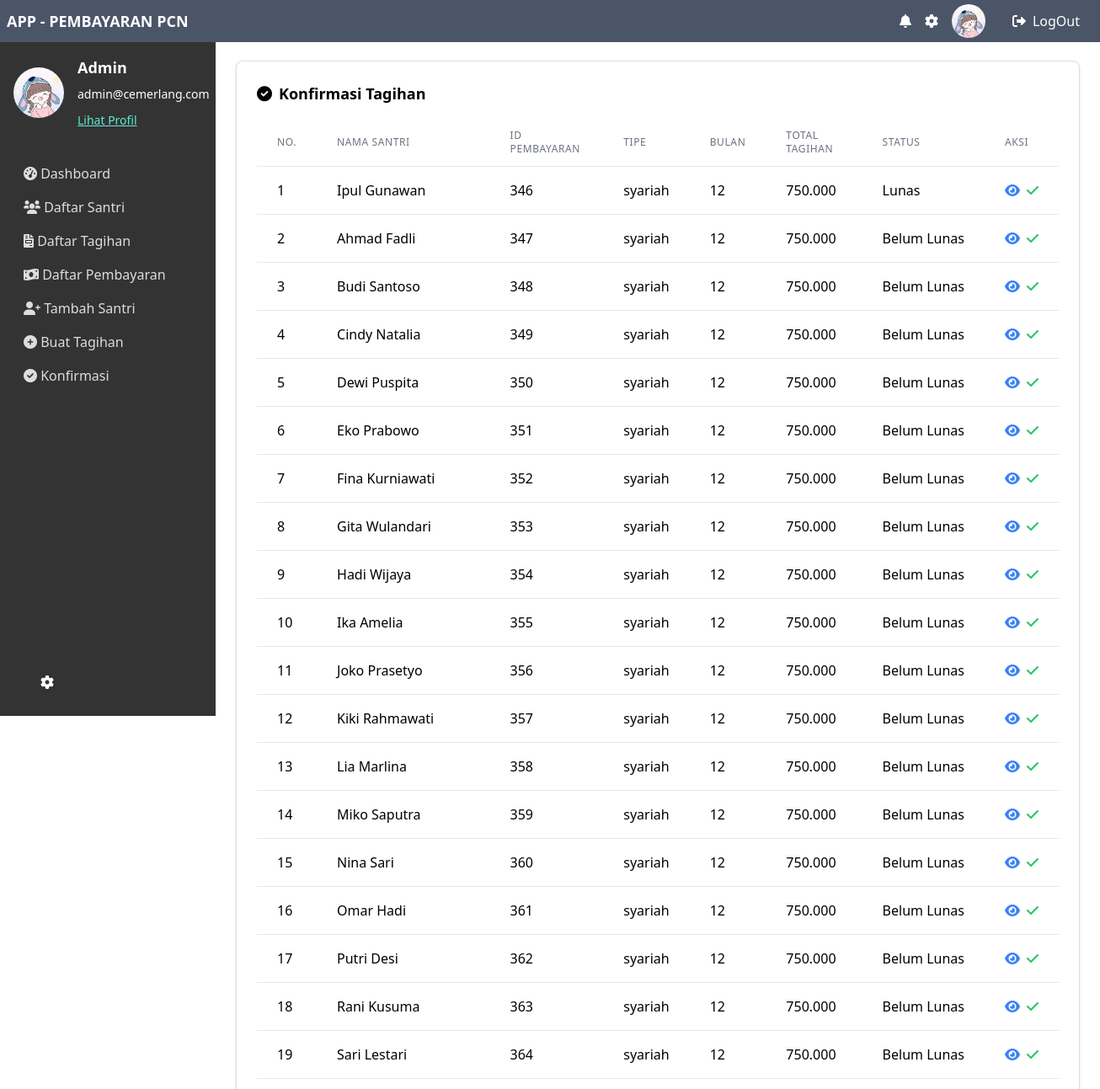
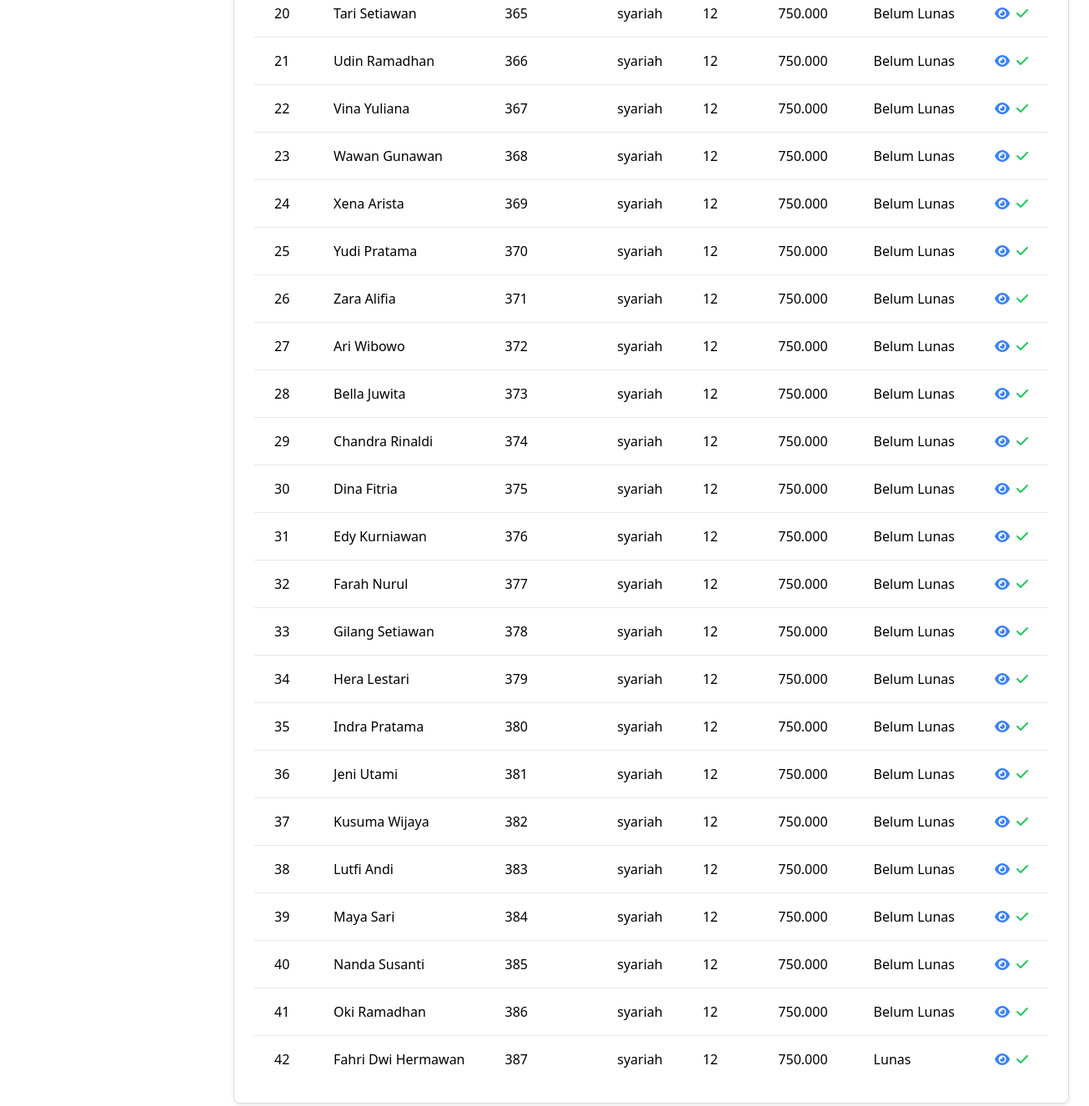
Screenshot of /konfirmasi_tagihan.php (signed in) with the database file from the repository (2 pictures, top to bottom).
### tables this page shows
CREATE TABLE `tagihan` (
  `id` int NOT NULL,
  `santri_id` int NOT NULL,
  `total_tagihan` text NOT NULL,
  `tanggal_jatuh_tempo` date NOT NULL,
  `tipe` enum('syariah','daftar ulang') NOT NULL,
  `keterangan` text,
  `created_at` timestamp NULL DEFAULT CURRENT_TIMESTAMP,
  `updated_at` timestamp NULL DEFAULT CURRENT_TIMESTAMP ON UPDATE CURRENT_TIMESTAMP,
  `status` enum('Belum Lunas','Lunas') DEFAULT 'Belum Lunas',
  `is_confirmed` tinyint(1) DEFAULT '0',
  `bulan` char(2) NOT NULL
);

CREATE TABLE `santri` (
  `id` int NOT NULL,
  `nama_santri` varchar(100) NOT NULL,
  `alamat` text,
  `telepon` varchar(15) DEFAULT NULL,
  `email` varchar(100) DEFAULT NULL,
  `tanggal_lahir` date DEFAULT NULL
);

### konfirmasi_tagihan.php (the view, shortened to what this page needs)
<?php
require 'includes/db.php';
$query = $pdo->query("
    SELECT
        t.id AS id_pembayaran,
        s.nama_santri,
        t.tipe,
        t.bulan,
        t.total_tagihan,
        t.status
    FROM tagihan t
    JOIN santri s ON t.santri_id = s.id
");
$tagihanData = $query->fetchAll(PDO::FETCH_ASSOC);
?>
<!DOCTYPE html>
<html lang="id">
<head>
    <script src="https://cdn.tailwindcss.com"></script>
    <link rel="stylesheet" href="https://cdnjs.cloudflare.com/ajax/libs/font-awesome/6.0.0-beta3/css/all.min.css">
</head>
<body class="flex flex-col h-screen">
    <div class="navbar w-full p-2 fixed top-0 left-0 flex items-center justify-between z-10">
        <div class="text-lg font-semibold">APP - PEMBAYARAN PCN</div>
        <div class="flex items-center">
            <i class="fas fa-bell navbar-icon"></i>
            <i class="fas fa-cog navbar-icon"></i>
            <img src="img/image.png" alt="Profile Image" class="profile-img ml-4">
            <a href="logout.php" class="logout-button px-4 py-2 rounded items-center ml-4 hidden md:flex"><i class="fas fa-sign-out-alt mr-2"></i> LogOut</a>
        </div>
    </div>
    <div class="flex flex-1 mt-12">
        <div class="sidebar p-4">
            <div class="flex items-center text-white mb-8">
                <img src="img/image.png" alt="Profile Image" class="sidebar-profile-img mr-4">
                <div>
                    <div class="text-lg font-semibold mb-2">Admin</div>
                    <p class="text-sm mb-2">admin@cemerlang.com</p>
                    <a href="profile.php" class="text-teal-300 underline text-sm">Lihat Profil</a>
                </div>
            </div>
            <nav>
                <ul>
                    <li><a href="index.php" class="sidebar-link block py-2 px-3 rounded hover:bg-gray-700"><i class="fas fa-tachometer-alt"></i> Dashboard</a></li>
                    <li><a href="list_santri.php" class="sidebar-link block py-2 px-3 rounded hover:bg-gray-700"><i class="fas fa-users"></i> Daftar Santri</a></li>
                    <li><a href="list_tagihan.php" class="sidebar-link block py-2 px-3 rounded hover:bg-gray-700"><i class="fas fa-file-invoice"></i> Daftar Tagihan</a></li>
                    <li><a href="eror-404.html" class="sidebar-link block py-2 px-3 rounded hover:bg-gray-700"><i class="fas fa-money-bill-wave"></i> Daftar Pembayaran</a></li>
                    <li><a href="add_santri.php" class="sidebar-link block py-2 px-3 rounded hover:bg-gray-700"><i class="fas fa-user-plus"></i> Tambah Santri</a></li>
                    <li><a href="add_tagihan.php" class="sidebar-link block py-2 px-3 rounded hover:bg-gray-700"><i class="fas fa-plus-circle"></i> Buat Tagihan</a></li>
                    <li><a href="konfirmasi_tagihan.php" class="sidebar-link block py-2 px-3 rounded hover:bg-gray-700"><i class="fas fa-check-circle"></i> Konfirmasi</a></li>
                </ul>
            </nav>
            <div class="footer-sidebar flex items-center justify-between text-white">
                <i class="fas fa-cog navbar-icon"></i>
            </div>
        </div>
        <div class="ml-64 flex-1 p-6">
            <div class="content-box p-6 rounded-lg">
                <h2 class="text-lg font-semibold mb-4 flex items-center"><i class="fas fa-check-circle mr-2"></i> Konfirmasi Tagihan</h2>
                <table class="min-w-full divide-y divide-gray-200">
                    <thead>
                        <tr>
                            <th class="px-6 py-3 text-left text-xs font-medium text-gray-500 uppercase tracking-wider">No.</th>
                            <th class="px-6 py-3 text-left text-xs font-medium text-gray-500 uppercase tracking-wider">Nama Santri</th>
                            <th class="px-6 py-3 text-left text-xs font-medium text-gray-500 uppercase tracking-wider">ID Pembayaran</th>
                            <th class="px-6 py-3 text-left text-xs font-medium text-gray-500 uppercase tracking-wider">Tipe</th>
                            <th class="px-6 py-3 text-left text-xs font-medium text-gray-500 uppercase tracking-wider">Bulan</th>
                            <th class="px-6 py-3 text-left text-xs font-medium text-gray-500 uppercase tracking-wider">Total Tagihan</th>
                            <th class="px-6 py-3 text-left text-xs font-medium text-gray-500 uppercase tracking-wider">Status</th>
                            <th class="px-6 py-3 text-left text-xs font-medium text-gray-500 uppercase tracking-wider">Aksi</th>
                        </tr>
                    </thead>
                    <tbody class="bg-white divide-y divide-gray-200">
                        <?php foreach ($tagihanData as $index => $tagihan): ?>
                            <tr>
                                <td class="px-6 py-4 whitespace-nowrap"><?= $index + 1 ?></td>
                                <td class="px-6 py-4 whitespace-nowrap"><?= htmlspecialchars($tagihan['nama_santri']) ?></td>
                                <td class="px-6 py-4 whitespace-nowrap"><?= htmlspecialchars($tagihan['id_pembayaran']) ?></td>
                                <td class="px-6 py-4 whitespace-nowrap"><?= htmlspecialchars($tagihan['tipe']) ?></td>
                                <td class="px-6 py-4 whitespace-nowrap"><?= htmlspecialchars($tagihan['bulan']) ?></td>
                                <td class="px-6 py-4 whitespace-nowrap"><?= htmlspecialchars($tagihan['total_tagihan']) ?></td>
                                <td class="px-6 py-4 whitespace-nowrap"><?= htmlspecialchars($tagihan['status']) ?></td>
                                <td class="px-6 py-4 whitespace-nowrap flex space-x-2">
                                    <a href="lihat_bukti_tf.php?id=<?= htmlspecialchars($tagihan['id_pembayaran']) ?>" class="text-blue-500 hover:text-blue-700"><i class="fas fa-eye"></i></a>
                                    <a href="confirm_tagihan.php?id=<?= htmlspecialchars($tagihan['id_pembayaran']) ?>" class="text-green-500 hover:text-green-700"><i class="fas fa-check"></i></a>
                                    </td>
                            </tr>
                        <?php endforeach; ?>
                    </tbody>
                </table>
            </div>
        </div>
    </div>
</body>
</html>

### konfirmasi_tagihan.php (style rules this page uses)
.sidebar { background-color: #333; display: flex; flex-direction: column; height: 100vh; position: fixed; top: 50px; left: 0; width: 16rem; }
.sidebar-link { color: #ddd; }
.content-box { background-color: #fff; border: 1px solid #ddd; box-shadow: 0 2px 4px rgba(0, 0, 0, 0.1); }
.navbar { background-color: #4a5568; color: #fff; height: 50px; }
.profile-img { width: 40px; height: 40px; border-radius: 50%; }
.logout-button { border: none; color: #fff; }
.navbar-icon { color: #fff; margin-left: 1rem; cursor: pointer; }
.sidebar-profile-img { width: 60px; height: 60px; border-radius: 50%; }
.footer-sidebar { margin-top: auto; padding: 1rem; }

### rows the page displays
tagihan: santri.nama_santri "Ipul Gunawan", id "346", tipe "syariah", bulan "12", total_tagihan "750.000", status "Lunas"
tagihan: santri.nama_santri "Ahmad Fadli", id "347", tipe "syariah", bulan "12", total_tagihan "750.000", status "Belum Lunas"
tagihan: santri.nama_santri "Budi Santoso", id "348", tipe "syariah", bulan "12", total_tagihan "750.000", status "Belum Lunas"
tagihan: santri.nama_santri "Cindy Natalia", id "349", tipe "syariah", bulan "12", total_tagihan "750.000", status "Belum Lunas"
tagihan: santri.nama_santri "Dewi Puspita", id "350", tipe "syariah", bulan "12", total_tagihan "750.000", status "Belum Lunas"
tagihan: santri.nama_santri "Eko Prabowo", id "351", tipe "syariah", bulan "12", total_tagihan "750.000", status "Belum Lunas"
tagihan: santri.nama_santri "Fina Kurniawati", id "352", tipe "syariah", bulan "12", total_tagihan "750.000", status "Belum Lunas"
tagihan: santri.nama_santri "Gita Wulandari", id "353", tipe "syariah", bulan "12", total_tagihan "750.000", status "Belum Lunas"
tagihan: santri.nama_santri "Hadi Wijaya", id "354", tipe "syariah", bulan "12", total_tagihan "750.000", status "Belum Lunas"
tagihan: santri.nama_santri "Ika Amelia", id "355", tipe "syariah", bulan "12", total_tagihan "750.000", status "Belum Lunas"
tagihan: santri.nama_santri "Joko Prasetyo", id "356", tipe "syariah", bulan "12", total_tagihan "750.000", status "Belum Lunas"
tagihan: santri.nama_santri "Kiki Rahmawati", id "357", tipe "syariah", bulan "12", total_tagihan "750.000", status "Belum Lunas"
tagihan: santri.nama_santri "Lia Marlina", id "358", tipe "syariah", bulan "12", total_tagihan "750.000", status "Belum Lunas"
tagihan: santri.nama_santri "Miko Saputra", id "359", tipe "syariah", bulan "12", total_tagihan "750.000", status "Belum Lunas"
tagihan: santri.nama_santri "Nina Sari", id "360", tipe "syariah", bulan "12", total_tagihan "750.000", status "Belum Lunas"
tagihan: santri.nama_santri "Omar Hadi", id "361", tipe "syariah", bulan "12", total_tagihan "750.000", status "Belum Lunas"
tagihan: santri.nama_santri "Putri Desi", id "362", tipe "syariah", bulan "12", total_tagihan "750.000", status "Belum Lunas"
tagihan: santri.nama_santri "Rani Kusuma", id "363", tipe "syariah", bulan "12", total_tagihan "750.000", status "Belum Lunas"
tagihan: santri.nama_santri "Sari Lestari", id "364", tipe "syariah", bulan "12", total_tagihan "750.000", status "Belum Lunas"
tagihan: santri.nama_santri "Tari Setiawan", id "365", tipe "syariah", bulan "12", total_tagihan "750.000", status "Belum Lunas"
tagihan: santri.nama_santri "Udin Ramadhan", id "366", tipe "syariah", bulan "12", total_tagihan "750.000", status "Belum Lunas"
tagihan: santri.nama_santri "Vina Yuliana", id "367", tipe "syariah", bulan "12", total_tagihan "750.000", status "Belum Lunas"
tagihan: santri.nama_santri "Wawan Gunawan", id "368", tipe "syariah", bulan "12", total_tagihan "750.000", status "Belum Lunas"
tagihan: santri.nama_santri "Xena Arista", id "369", tipe "syariah", bulan "12", total_tagihan "750.000", status "Belum Lunas"
tagihan: santri.nama_santri "Yudi Pratama", id "370", tipe "syariah", bulan "12", total_tagihan "750.000", status "Belum Lunas"
tagihan: santri.nama_santri "Zara Alifia", id "371", tipe "syariah", bulan "12", total_tagihan "750.000", status "Belum Lunas"
tagihan: santri.nama_santri "Ari Wibowo", id "372", tipe "syariah", bulan "12", total_tagihan "750.000", status "Belum Lunas"
tagihan: santri.nama_santri "Bella Juwita", id "373", tipe "syariah", bulan "12", total_tagihan "750.000", status "Belum Lunas"
tagihan: santri.nama_santri "Chandra Rinaldi", id "374", tipe "syariah", bulan "12", total_tagihan "750.000", status "Belum Lunas"
tagihan: santri.nama_santri "Dina Fitria", id "375", tipe "syariah", bulan "12", total_tagihan "750.000", status "Belum Lunas"
tagihan: santri.nama_santri "Edy Kurniawan", id "376", tipe "syariah", bulan "12", total_tagihan "750.000", status "Belum Lunas"
tagihan: santri.nama_santri "Farah Nurul", id "377", tipe "syariah", bulan "12", total_tagihan "750.000", status "Belum Lunas"
tagihan: santri.nama_santri "Gilang Setiawan", id "378", tipe "syariah", bulan "12", total_tagihan "750.000", status "Belum Lunas"
tagihan: santri.nama_santri "Hera Lestari", id "379", tipe "syariah", bulan "12", total_tagihan "750.000", status "Belum Lunas"
tagihan: santri.nama_santri "Indra Pratama", id "380", tipe "syariah", bulan "12", total_tagihan "750.000", status "Belum Lunas"
tagihan: santri.nama_santri "Jeni Utami", id "381", tipe "syariah", bulan "12", total_tagihan "750.000", status "Belum Lunas"
tagihan: santri.nama_santri "Kusuma Wijaya", id "382", tipe "syariah", bulan "12", total_tagihan "750.000", status "Belum Lunas"
tagihan: santri.nama_santri "Lutfi Andi", id "383", tipe "syariah", bulan "12", total_tagihan "750.000", status "Belum Lunas"
tagihan: santri.nama_santri "Maya Sari", id "384", tipe "syariah", bulan "12", total_tagihan "750.000", status "Belum Lunas"
tagihan: santri.nama_santri "Nanda Susanti", id "385", tipe "syariah", bulan "12", total_tagihan "750.000", status "Belum Lunas"
tagihan: santri.nama_santri "Oki Ramadhan", id "386", tipe "syariah", bulan "12", total_tagihan "750.000", status "Belum Lunas"
tagihan: santri.nama_santri "Fahri Dwi Hermawan", id "387", tipe "syariah", bulan "12", total_tagihan "750.000", status "Lunas"
